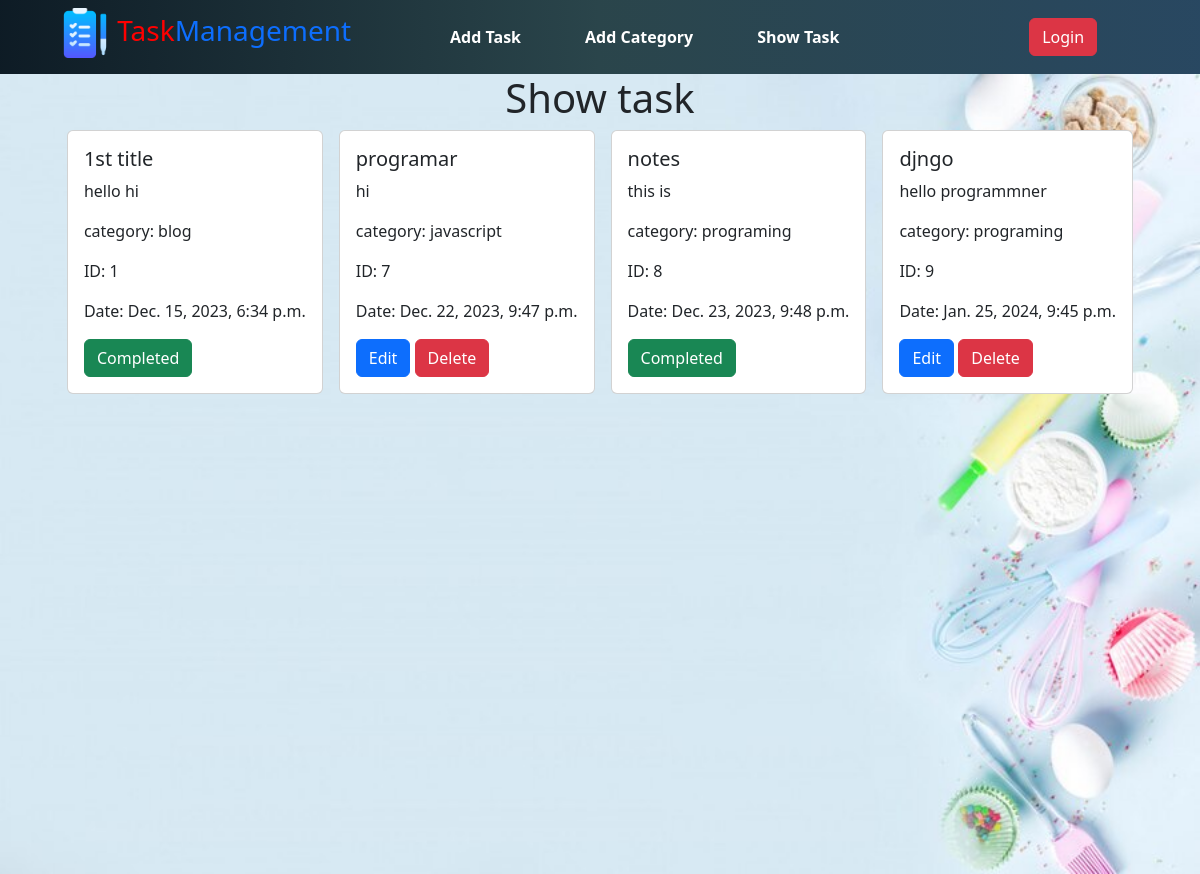
Page /show/ on the committed database.
### task/models.py (models this page shows, shortened)
class TaskModel(models.Model):
    taskTitle=models.CharField(max_length=200)
    taskDescription =models.TextField()
    is_completed =models.BooleanField(default=False)
    Task_Assign_Date=models.DateTimeField()
    task=models.ManyToManyField(CategoryModel)

### category/models.py (models this page shows, shortened)
class CategoryModel(models.Model):
    Category_Name=models.CharField(max_length=200)

### Task_management_project/views.py (the view)
# urls.py: path('show/',views.show_task,name='show_task'),
def show_task(request):
    data=TaskModel.objects.all()
    return render(request,'show.html',{'data':data})

### templates/show.html
{% extends "base.html" %} {% block content %}
<h1 class="text-center">Show task</h1>
<div class="row">
  {% for i in data %}
  <div class="d-flex justify-content-center align-items-center gap-3">
    <div class="card">
      <div class="card-body">
        <h5 class="card-title">{{i.taskTitle}}</h5>
        <p class="card-text">{{i.taskDescription}}</p>
        {% for a in i.task.all %}
        <p class="card-text">category: {{a.Category_Name}}</p>
        {%endfor%}
        <p class="card-text">ID: {{i.id}}</p>
        <p class="card-text">Date: {{i.Task_Assign_Date}}</p>
        {% if i.is_completed == True %}
        <a href="#" class="btn btn-success">Completed</a>
        {% else %}
        <a href="{% url 'edit' i.id %}" class="btn btn-primary">Edit</a>
        <a href="{% url 'del_task' i.id %}" class="btn btn-danger">Delete</a>
        {% endif %}
      </div>
    </div>
    {% endfor %}
  </div>
</div>
{% endblock content %}

### templates/base.html (shortened to what this page needs)
{% load static %}
<!doctype html>
<html lang="en">
  <head>
    <link rel="stylesheet" href="{% static 'css/style.css' %}">
    <link href="https://cdn.jsdelivr.net/npm/bootstrap@5.3.2/dist/css/bootstrap.min.css" rel="stylesheet">
  </head>
  <body>
    <nav class="navbar navbar-expand-lg ">
        <div class="container-fluid ">
          <h3 class="ms-5 text-primary" >
            <img src="{% static "task-list.png" %}" alt="logo" style="width:50px; ">
            <a href="{% url 'homepage' %}" class="text-decoration-none"><span style="color:red;">Task</span>Management</a>
         </h3>
          <div class="collapse navbar-collapse d-flex align-items-center justify-content-around" id="navbarNav ">
            <ul class="navbar-nav  gap-5">
              <li class="nav-item">
                <a class="nav-link active text-white  fw-bold" aria-current="page" href="{% url 'task_link' %}">Add Task</a>
              </li>
              <li class="nav-item">
                <a class="nav-link text-white fw-bold" href="{% url 'category_link' %}">Add Category</a>
              </li>
              <li class="nav-item">
                <a class="nav-link text-white fw-bold" href="{% url 'show_task'%}">Show Task</a>
              </li>
            </ul>
            <button class="btn btn-danger" type="submit">Login</button>
          </div>
        </div>
      </nav>
      <div class="section">
            {% block content %}{% endblock content %}
      </div>
  </body>
</html>

### static/css/style.css (style rules this page uses)
.navbar { background: linear-gradient(90deg, hsla(205, 46%, 10%, 1) 0%, hsla(191, 28%, 23%, 1) 50%, hsla(207, 41%, 27%, 1) 100%); }
.section { background-image: url('../cover5.jpg'); background-repeat: no-repeat; background-position: center; height: 100vh; background-size: cover; }

### rows in the picture
TaskModel: taskTitle "1st title", taskDescription "hello hi", id "1", Task_Assign_Date "Dec. 15, 2023, 6:34 p.m.", is_completed "Completed"
CategoryModel: Category_Name "blog"
TaskModel: taskTitle "programar", taskDescription "hi", id "7", Task_Assign_Date "Dec. 22, 2023, 9:47 p.m.", is_completed "Edit"
CategoryModel: Category_Name "javascript"
TaskModel: taskTitle "notes", taskDescription "this is", id "8", Task_Assign_Date "Dec. 23, 2023, 9:48 p.m.", is_completed "Completed"
CategoryModel: Category_Name "programing"
TaskModel: taskTitle "djngo", taskDescription "hello programmner", id "9", Task_Assign_Date "Jan. 25, 2024, 9:45 p.m.", is_completed "Edit"
